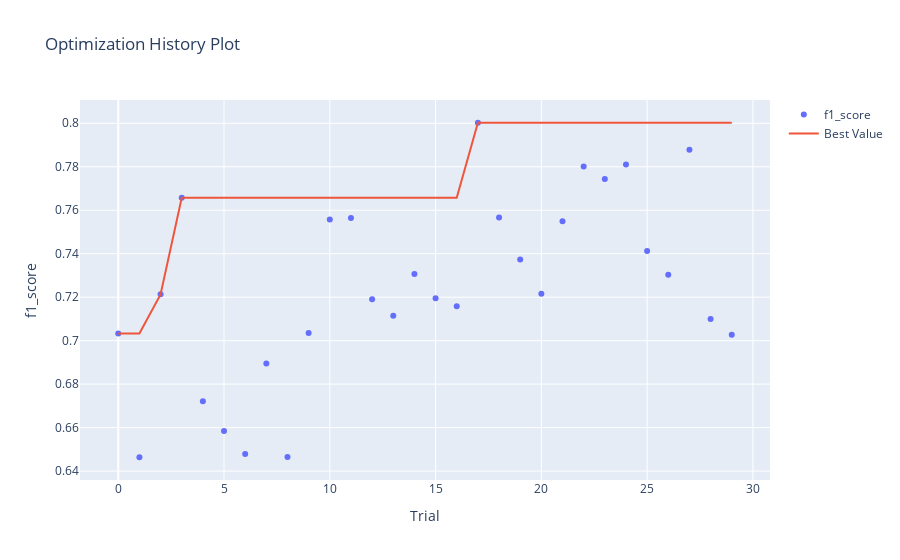

The notebook cell saved with this chart:
### Markdown cell above
График истории оптимизации - отображает количество испытаний на оси Х и метрику на оси Y.

Следует использовать эту диаграмму, чтобы проверить, идет ли оптимизация гиперпараметров в правильном направлении или нет.

### Code cell
optuna.visualization.plot_optimization_history(study, target_name="f1_score")

### Figure 1 — Plotly figure (JSON) as saved in the notebook; plotly's stock layout.template omitted (floating-point values rounded to 4 significant figures)
{"data": [{"mode": "markers", "name": "f1_score", "type": "scatter", "x": [0, 1, 2, 3, 4, 5, 6, 7, 8, 9, 10, 11, 12, 13, 14, 15, 16, 17, 18, 19, 20, 21, 22, 23, 24, 25, 26, 27, 28, 29], "y": [0.7033, 0.6464, 0.7213, 0.7657, 0.6722, 0.6584, 0.6479, 0.6895, 0.6465, 0.7035, 0.7557, 0.7565, 0.719, 0.7114, 0.7307, 0.7195, 0.7159, 0.8002, 0.7566, 0.7373, 0.7216, 0.755, 0.7801, 0.7743, 0.781, 0.7412, 0.7304, 0.7878, 0.7099, 0.7028]}, {"name": "Best Value", "type": "scatter", "x": [0, 1, 2, 3, 4, 5, 6, 7, 8, 9, 10, 11, 12, 13, 14, 15, 16, 17, 18, 19, 20, 21, 22, 23, 24, 25, 26, 27, 28, 29], "y": [0.7033, 0.7033, 0.7213, 0.7657, 0.7657, 0.7657, 0.7657, 0.7657, 0.7657, 0.7657, 0.7657, 0.7657, 0.7657, 0.7657, 0.7657, 0.7657, 0.7657, 0.8002, 0.8002, 0.8002, 0.8002, 0.8002, 0.8002, 0.8002, 0.8002, 0.8002, 0.8002, 0.8002, 0.8002, 0.8002]}], "layout": {"title": {"text": "Optimization History Plot"}, "xaxis": {"title": {"text": "Trial"}}, "yaxis": {"title": {"text": "f1_score"}}}}
